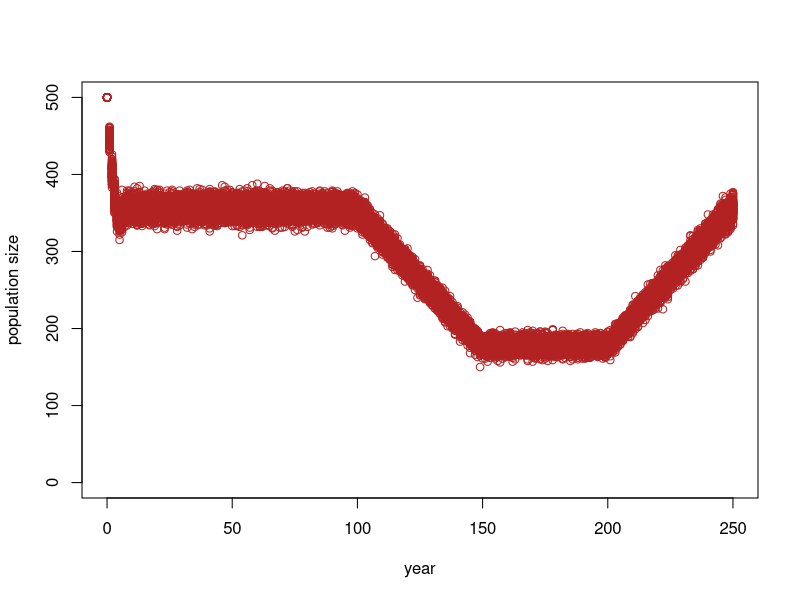
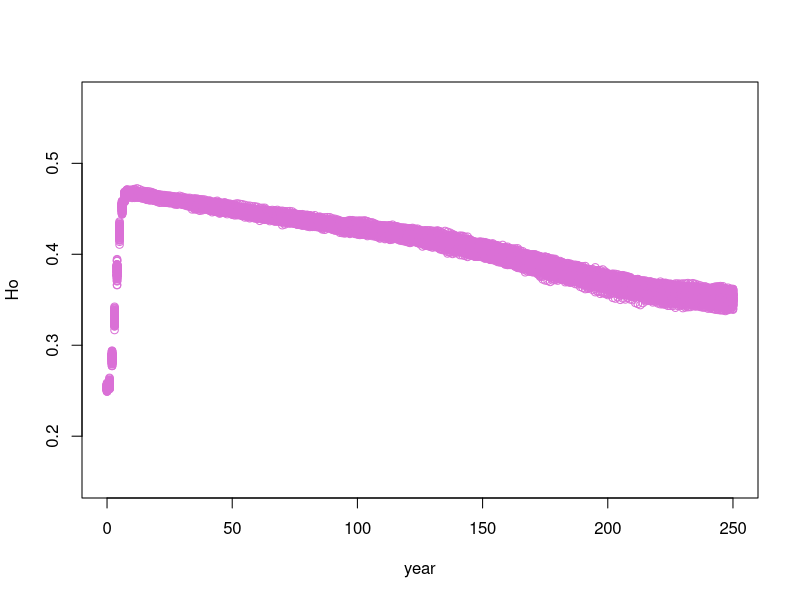
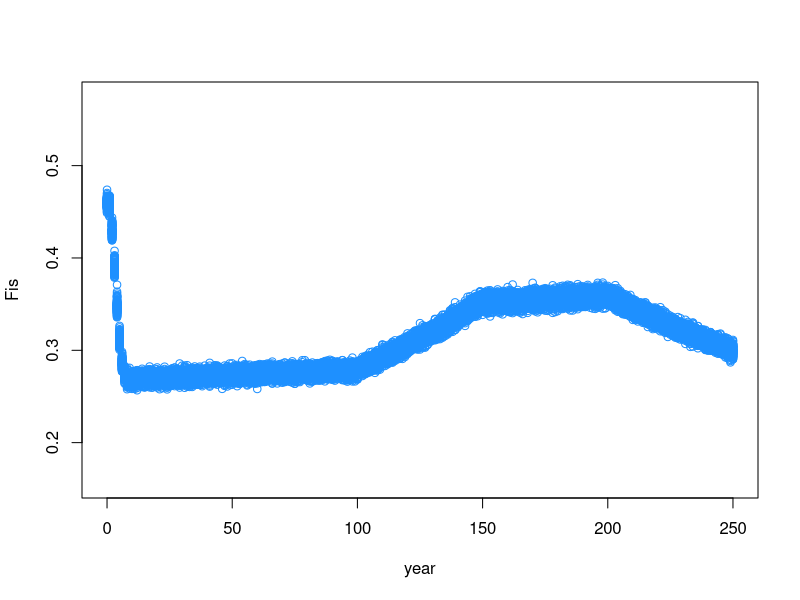
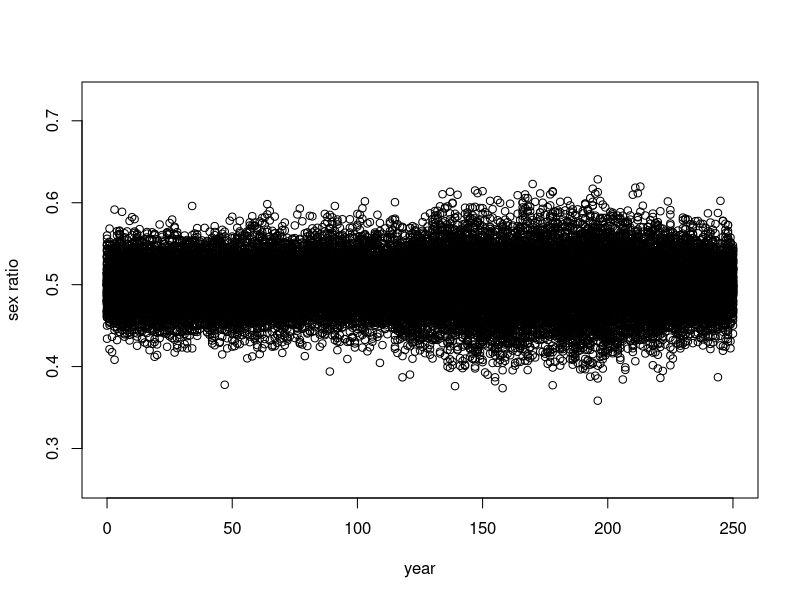
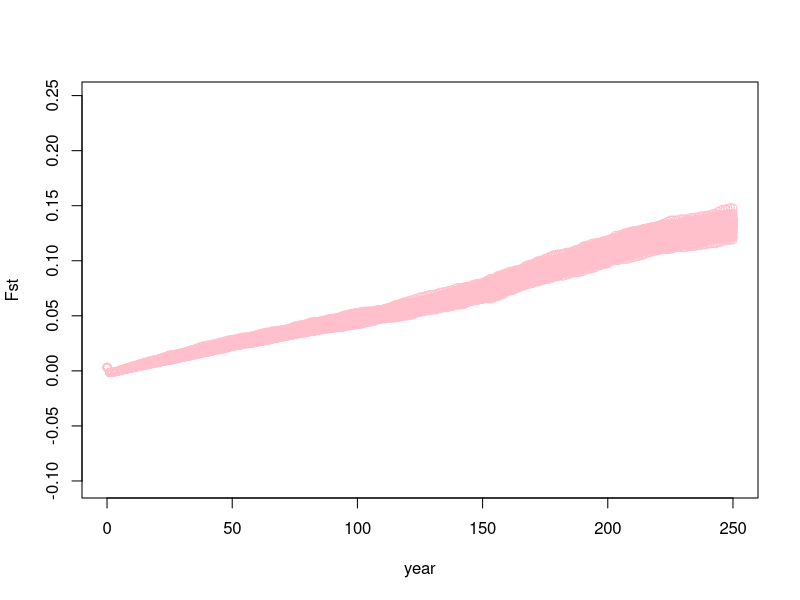
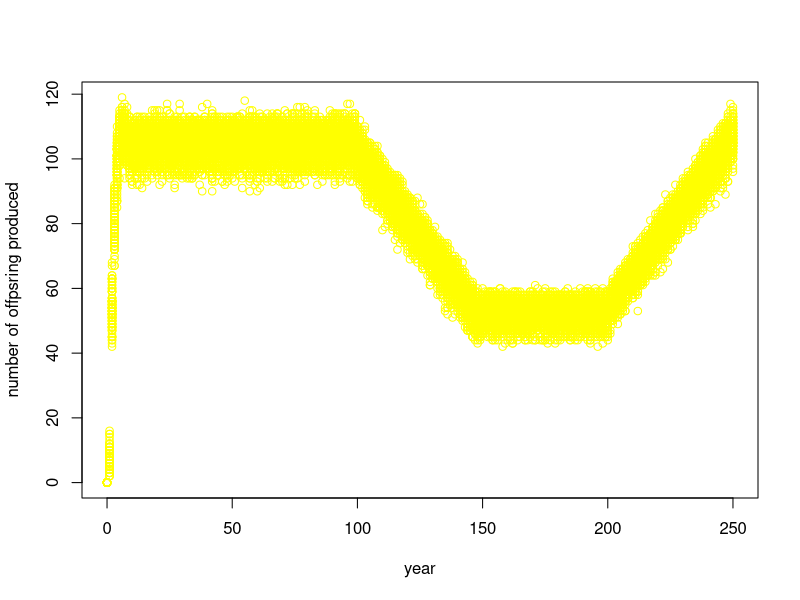
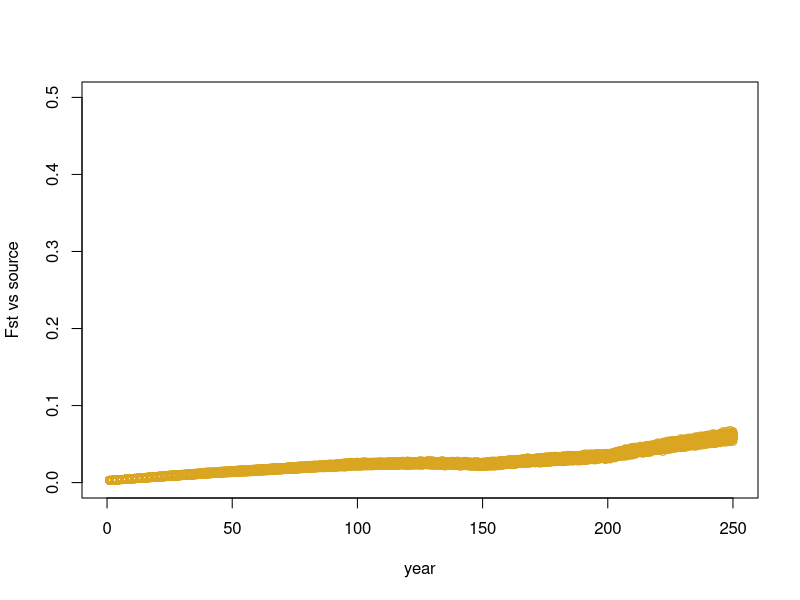
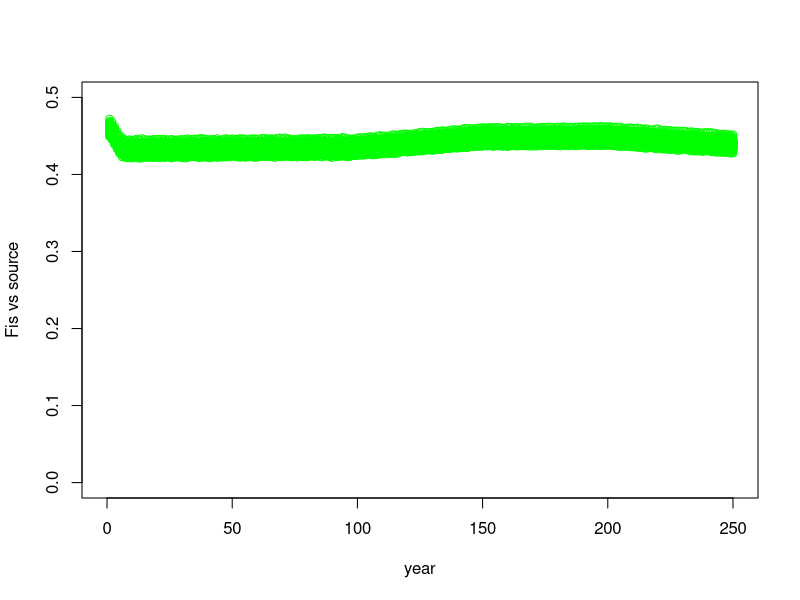

R code for these plots, in order:
#MakeFigs

setwd("C:/Users/ginab/Box/New Computer/Auburn/Data/ComplexModel_ABM/Output/holding") #setwd("C:/Users/Gina/Desktop/2022/ComplexModel_ABM") 

tab1 = read.table("summary_ABM_run.10.12.22_b_all.csv", header=T, sep=",")
tab2 = read.table("summary_ABM_run.10.12.22_c_all.csv", header=T, sep=",")
tab3 = read.table("summary_ABM_run.10.12.22_d_all.csv", header=T, sep=",")
smry = rbind(tab1,tab2,tab3)

directory = getwd()
outdir = paste(directory, "/figs/", sep = "")



#create names for data so taht it is easier to call and change when the data change
yr       = smry[,1]   #year
n        = smry[,2]   #population size
propmig  = smry[,3]   #proportion of pop that are migrants
He       = smry[,4]   #He
Ho       = smry[,5]   #Ho
fis      = smry[,6]   #fis vs initialized pop
nadult   = smry[,7]   #number of indv that have reached maturity
sx       = smry[,8]   #sex ratio
nmig     = smry[,9]   #number of migrants
fst      = smry[,10]  #fst vs initialized pop
rep      = smry[,11]  #replicate number
noff     = smry[,13]  #number of offspring produced that year
fstvs    = smry[,14]  #fst vs the source pop
fisvs    = smry[,15]  #fis vs the source pop

png("popsize_overtime.png")
plot(-100, -100 , xlab="year", ylab="population size", xlim=c(0, max(yr)), ylim=c(0, max(n))) 
points(yr, n, col="firebrick")
dev.off()

png("Ho_overtime.png")
plot(-100, -100 , xlab="year", ylab="Ho", xlim=c(0, max(yr)), ylim=c((min(Ho)-.1), (max(Ho)+.1)))
points(yr,Ho,col="orchid")
dev.off()

png("fis_overtime.png")
plot(-100, -100 , xlab="year", ylab="Fis", xlim=c(0, max(yr)), ylim=c((min(fis)-.1), (max(fis)+.1)))
points(yr,fis,col="dodgerblue")
dev.off()

png("sexratio_overtime.png")
plot(-100, -100 , xlab="year", ylab="sex ratio", xlim=c(0, max(yr)), ylim=c((min(sx)-.1), (max(sx)+.1)))
points(yr,sx,col="black")
dev.off()

png("fst_overtime.png")
plot(-100, -100 , xlab="year", ylab="Fst", xlim=c(0, max(yr)), ylim=c((min(fst)-.1), (max(fst)+.1)))
points(yr,fst,col="pink")
dev.off()

png("noffspring_overtime.png")
plot(-100, -100 , xlab="year", ylab="number of offpsring produced", xlim=c(0, max(yr)), ylim=c(0, (max(noff))))
points(yr,noff,col="yellow")
dev.off()

png("fstVSource_overtime.png")
plot(-100, -100 , xlab="year", ylab="Fst vs source", xlim=c(0, max(yr)), ylim=c(0, 0.5))
points(yr,fstvs,col="goldenrod")
dev.off()

png("fisVSource_overtime.png")
plot(-100, -100 , xlab="year", ylab="Fis vs source", xlim=c(0, max(yr)), ylim=c(0, 0.5))
points(yr,fisvs,col="green")
dev.off()
